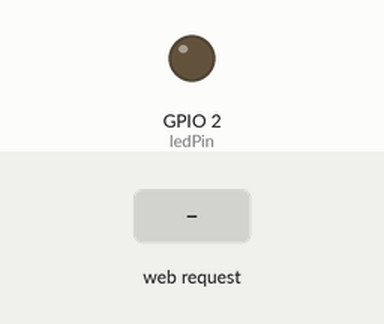
A sketch run on a simulated ESP32. Parts: output pins drawn as LEDs (lit = HIGH). The test bench sets the inputs (shaded band). WiFi joins after 1.5 s; servers stay silent unless stated; what the sketch prints to the serial monitor is not drawn.

Above: at 2.7 s.
2.8 s: HTTP request GET /ligar received
At 3.9 s:
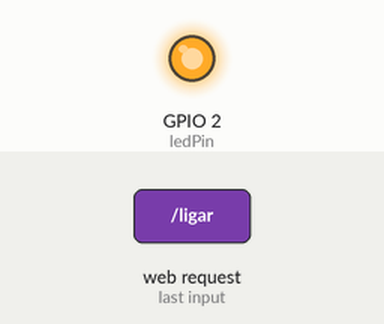
4.3 s: HTTP request GET /desligar received
At 5.1 s:
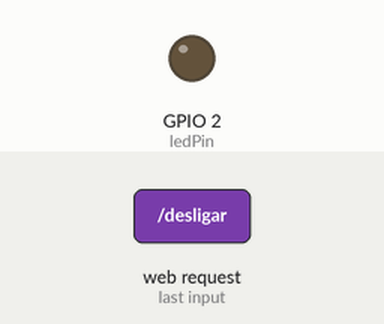
Timing chart, 0 to 7.3 s (numbered marks = the images above; inputs shaded):
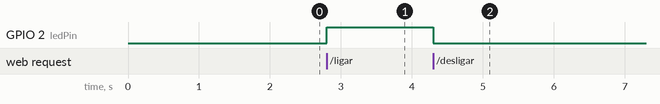

Measured:
- after the input at 2.8 s, GPIO 2 (ledPin): LOW → HIGH at once
- after the input at 4.3 s, GPIO 2 (ledPin): HIGH → LOW at once

The sketch:

controle_led_webserver.ino
```cpp
#include <WiFi.h>
#include <WebServer.h>

const char* ssid = "0123456789";
const char* password = "9876543210";

const int ledPin = 2;

WebServer server(80);

void ligarLed() {
  digitalWrite(ledPin, HIGH);
  server.send(200, "text/plain", "LED LIGADO");
}

void desligarLed() {
  digitalWrite(ledPin, LOW);
  server.send(200, "text/plain", "LED DESLIGADO");
}

void notFound() {
  server.send(404, "text/plain", "Comando não encontrado");
}

void setup() {
  Serial.begin(115200);
  pinMode(ledPin, OUTPUT);

  WiFi.begin(ssid, password);
  while (WiFi.status() != WL_CONNECTED) {
    delay(500);
    Serial.print(".");
  }

  Serial.println("\nConectado ao Wi-Fi");
  Serial.println(WiFi.localIP());

  server.on("/ligar", ligarLed);
  server.on("/desligar", desligarLed);
  server.onNotFound(notFound);

  server.begin();
  Serial.println("Servidor HTTP iniciado");
}

void loop() {
  server.handleClient();
}
```
